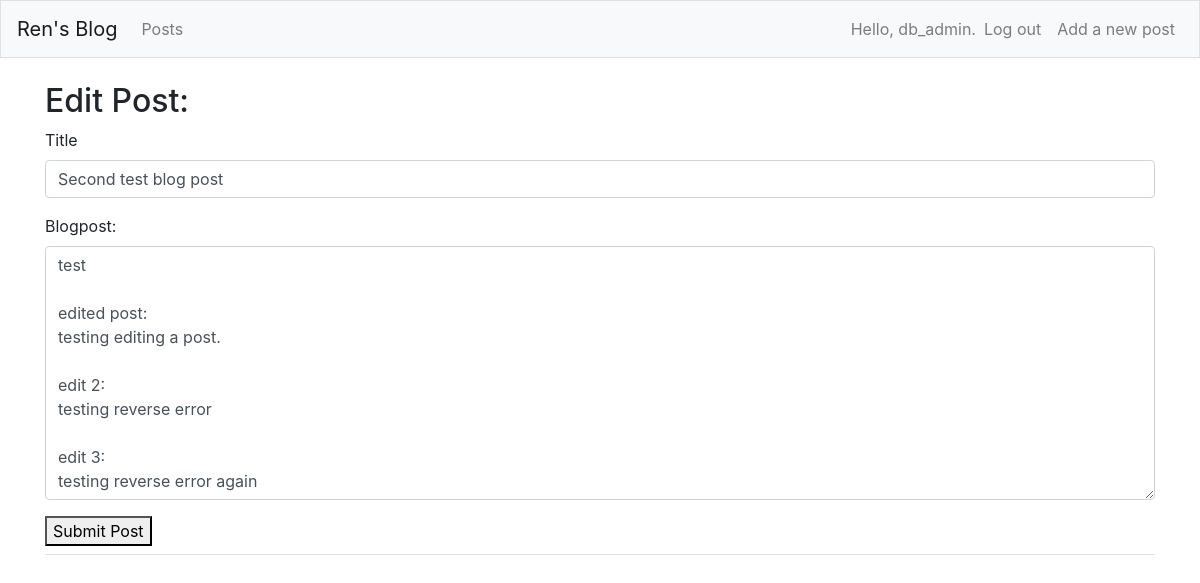
The app's page /edit_post/2 (signed in) with its own data.
### blogs/models.py (models this page shows, shortened)
class BlogPost(models.Model):
    date_added = models.DateTimeField(auto_now_add=True)
    title = models.CharField(max_length=64, unique=True)
    text = models.TextField()
    owner = models.ForeignKey(User, on_delete=models.CASCADE)

### blogs/views.py (the view)
# urls.py: path('edit_post/<int:post_id>', views.edit_post, name='edit_post'),
@login_required
def edit_post(request, post_id):
    post = BlogPost.objects.get(id=post_id)
    check_topic_owner(post, request)
    if request.method != 'POST':
        form = BlogForm(instance=post)
    else:
        form = BlogForm(instance=post, data=request.POST)
        if form.is_valid():
            form.save()
            return redirect('blogs:post', post_id=post.id)
    context = {'post': post, 'form': form}
    return render(request, 'blogs/edit_post.html', context)

### blogs/forms.py
class BlogForm(forms.ModelForm):
    class Meta:
        model = BlogPost
        fields = ['title','text']
        labels = {'text': 'Blogpost:'}
        widgets = {'text': forms.Textarea(attrs={'cols':80})}

### blogs/views.py (called while the page is built)
def check_topic_owner(post, request):
    if post.owner != request.user:
        raise Http404

### blogs/templates/blogs/edit_post.html (shortened to what this page needs)
{% extends 'blogs/base.html' %}
{% load bootstrap4 %}
{% block page_header %}
<h2>Edit Post:</h2>
{% endblock page_header %}
{% block content %}
    <form action = "{% url 'blogs:edit_post' post.id %}" method='post'>
      {% bootstrap_form form %}
      {% buttons  %}
      <button name="submit">Submit Post</button>
      {% endbuttons %}
      </form>
{% endblock content %}

### blogs/templates/blogs/base.html (shortened to what this page needs)
{% load bootstrap4 %}
<!doctype html>
<html lang="en">
<head>
    {% bootstrap_css %}
</head>
<body>
    <nav class="navbar navbar-expand-md navbar-light bg-light mb-4 border">
        <a class="navbar-brand" href="{% url 'blogs:index' %}">
            Ren's Blog
        </a>
        <div class="collapse navbar-collapse" id="navbarCollapse">
            <ul class="navbar-nav mr-auto">
                <li class="nav-item">
                    <a class="nav-link" href="{% url 'blogs:posts' %}">
                        Posts
                    </a>
                </li>
            </ul>
            <ul class="navbar-nav ml-auto">
                {% if user.is_authenticated %}
                <li class="nav-item">
                    <span class="navbar-text">Hello, {{ user.username }}.</span>
                </li>
                <li class="nav-item">
                    <a class="nav-link" href="{% url 'users:logout' %}">Log out</a>
                </li>
                <li class="nav-item">
                    <a class="nav-link" href="{% url 'blogs:new_post' %}">
                        Add a new post
                    </a>
                </li>
                {% endif %}
            </ul>
        </div>
    </nav>
    <main role="main" class="container">
        <div class="pb-2 mb-2 border-bottom">
            {% block page_header %}{% endblock page_header %}
        <div>
            {% block content %}{% endblock content%}
        </div>
    </main>
</body>
</html>

### records on screen
BlogPost: title "Second test blog post", text "test edited post: testing editing a post. edit 2: testing reverse error edit 3: testing reverse error again"

### other values on screen
{{ user.username }} "db_admin"
